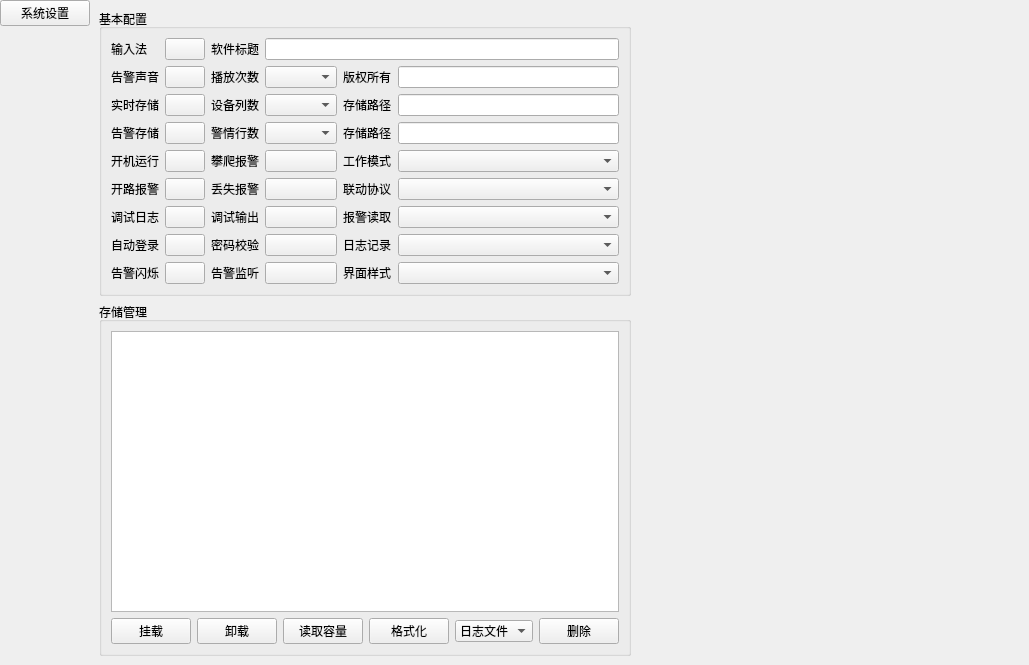
<?xml version="1.0" encoding="UTF-8"?>
<ui version="4.0">
 <class>frmConfig</class>
 <widget class="QWidget" name="frmConfig">
  <property name="geometry">
   <rect>
    <x>0</x>
    <y>0</y>
    <width>1029</width>
    <height>665</height>
   </rect>
  </property>
  <property name="windowTitle">
   <string>Form</string>
  </property>
  <layout class="QHBoxLayout" name="horizontalLayout_2">
   <property name="spacing">
    <number>0</number>
   </property>
   <property name="leftMargin">
    <number>0</number>
   </property>
   <property name="topMargin">
    <number>0</number>
   </property>
   <property name="rightMargin">
    <number>0</number>
   </property>
   <property name="bottomMargin">
    <number>0</number>
   </property>
   <item>
    <widget class="QWidget" name="widget_left" native="true">
     <property name="minimumSize">
      <size>
       <width>90</width>
       <height>0</height>
      </size>
     </property>
     <property name="maximumSize">
      <size>
       <width>90</width>
       <height>16777215</height>
      </size>
     </property>
     <layout class="QVBoxLayout" name="verticalLayout_4">
      <property name="spacing">
       <number>0</number>
      </property>
      <property name="leftMargin">
       <number>0</number>
      </property>
      <property name="topMargin">
       <number>0</number>
      </property>
      <property name="rightMargin">
       <number>0</number>
      </property>
      <property name="bottomMargin">
       <number>0</number>
      </property>
      <item>
       <widget class="QPushButton" name="btnConfig">
        <property name="text">
         <string>系统设置</string>
        </property>
       </widget>
      </item>
      <item>
       <spacer name="verticalSpacer">
        <property name="orientation">
         <enum>Qt::Vertical</enum>
        </property>
        <property name="sizeHint" stdset="0">
         <size>
          <width>20</width>
          <height>40</height>
         </size>
        </property>
       </spacer>
      </item>
     </layout>
    </widget>
   </item>
   <item>
    <widget class="QStackedWidget" name="stackedWidget">
     <property name="currentIndex">
      <number>0</number>
     </property>
     <widget class="QWidget" name="pageConfig">
      <layout class="QGridLayout" name="gridLayout">
       <item row="0" column="0">
        <widget class="QGroupBox" name="gboxBase">
         <property name="sizePolicy">
          <sizepolicy hsizetype="Preferred" vsizetype="Fixed">
           <horstretch>0</horstretch>
           <verstretch>0</verstretch>
          </sizepolicy>
         </property>
         <property name="minimumSize">
          <size>
           <width>450</width>
           <height>0</height>
          </size>
         </property>
         <property name="styleSheet">
          <string notr="true"/>
         </property>
         <property name="title">
          <string>基本配置</string>
         </property>
         <layout class="QGridLayout" name="gridLayout_4">
          <item row="2" column="5">
           <widget class="QLineEdit" name="txtIPCNormalSavePath"/>
          </item>
          <item row="2" column="0">
           <widget class="QLabel" name="labIPCNormalSave">
            <property name="text">
             <string>实时存储</string>
            </property>
           </widget>
          </item>
          <item row="4" column="5">
           <widget class="QComboBox" name="cboxWorkMode"/>
          </item>
          <item row="8" column="4">
           <widget class="QLabel" name="labStyleName">
            <property name="text">
             <string>界面样式</string>
            </property>
           </widget>
          </item>
          <item row="4" column="3">
           <widget class="SwitchButton" name="btnUseDragAlarm">
            <property name="text">
             <string/>
            </property>
           </widget>
          </item>
          <item row="6" column="1">
           <widget class="SwitchButton" name="btnSaveLog">
            <property name="text">
             <string/>
            </property>
           </widget>
          </item>
          <item row="2" column="2">
           <widget class="QLabel" name="labDeviceColumn">
            <property name="text">
             <string>设备列数</string>
            </property>
           </widget>
          </item>
          <item row="1" column="3">
           <widget class="QComboBox" name="cboxPlayCount"/>
          </item>
          <item row="1" column="2">
           <widget class="QLabel" name="labPlayCount">
            <property name="text">
             <string>播放次数</string>
            </property>
           </widget>
          </item>
          <item row="8" column="3">
           <widget class="SwitchButton" name="btnListenAlarm">
            <property name="text">
             <string/>
            </property>
           </widget>
          </item>
          <item row="4" column="4">
           <widget class="QLabel" name="labWorkMode">
            <property name="text">
             <string>工作模式</string>
            </property>
           </widget>
          </item>
          <item row="8" column="2">
           <widget class="QLabel" name="labListenAlarm">
            <property name="text">
             <string>告警监听</string>
            </property>
           </widget>
          </item>
          <item row="6" column="0">
           <widget class="QLabel" name="labSaveLog">
            <property name="text">
             <string>调试日志</string>
            </property>
           </widget>
          </item>
          <item row="7" column="2">
           <widget class="QLabel" name="labUsePwd">
            <property name="text">
             <string>密码校验</string>
            </property>
           </widget>
          </item>
          <item row="6" column="3">
           <widget class="SwitchButton" name="btnDebugOut">
            <property name="text">
             <string/>
            </property>
           </widget>
          </item>
          <item row="1" column="4">
           <widget class="QLabel" name="labAuthor">
            <property name="text">
             <string>版权所有</string>
            </property>
           </widget>
          </item>
          <item row="7" column="0">
           <widget class="QLabel" name="labAutoLogin">
            <property name="text">
             <string>自动登录</string>
            </property>
           </widget>
          </item>
          <item row="0" column="3" colspan="3">
           <widget class="QLineEdit" name="txtTitle"/>
          </item>
          <item row="0" column="0">
           <widget class="QLabel" name="labUseInput">
            <property name="text">
             <string>输入法</string>
            </property>
           </widget>
          </item>
          <item row="7" column="1">
           <widget class="SwitchButton" name="btnAutoLogin">
            <property name="text">
             <string/>
            </property>
           </widget>
          </item>
          <item row="2" column="3">
           <widget class="QComboBox" name="cboxDeviceColumn"/>
          </item>
          <item row="2" column="1">
           <widget class="SwitchButton" name="btnIPCNormalSave">
            <property name="text">
             <string/>
            </property>
           </widget>
          </item>
          <item row="3" column="3">
           <widget class="QComboBox" name="cboxMsgCount"/>
          </item>
          <item row="1" column="1">
           <widget class="SwitchButton" name="btnPlayAlarmSound">
            <property name="text">
             <string/>
            </property>
           </widget>
          </item>
          <item row="1" column="5">
           <widget class="QLineEdit" name="txtAuthor">
            <property name="readOnly">
             <bool>false</bool>
            </property>
           </widget>
          </item>
          <item row="2" column="4">
           <widget class="QLabel" name="labIPCNormalSavePath">
            <property name="text">
             <string>存储路径</string>
            </property>
           </widget>
          </item>
          <item row="0" column="2">
           <widget class="QLabel" name="labTitle">
            <property name="text">
             <string>软件标题</string>
            </property>
           </widget>
          </item>
          <item row="3" column="4">
           <widget class="QLabel" name="labIPCAlarmSavePath">
            <property name="text">
             <string>存储路径</string>
            </property>
           </widget>
          </item>
          <item row="8" column="5">
           <widget class="QComboBox" name="cboxStyleName"/>
          </item>
          <item row="3" column="2">
           <widget class="QLabel" name="labMsgCount">
            <property name="text">
             <string>警情行数</string>
            </property>
           </widget>
          </item>
          <item row="6" column="2">
           <widget class="QLabel" name="labDebugOut">
            <property name="text">
             <string>调试输出</string>
            </property>
           </widget>
          </item>
          <item row="4" column="0">
           <widget class="QLabel" name="labAutoRun">
            <property name="text">
             <string>开机运行</string>
            </property>
           </widget>
          </item>
          <item row="1" column="0">
           <widget class="QLabel" name="labPlayAlarmSound">
            <property name="text">
             <string>告警声音</string>
            </property>
           </widget>
          </item>
          <item row="4" column="1">
           <widget class="SwitchButton" name="btnAutoRun">
            <property name="text">
             <string/>
            </property>
           </widget>
          </item>
          <item row="8" column="1">
           <widget class="SwitchButton" name="btnAlarmChangeColor">
            <property name="text">
             <string/>
            </property>
           </widget>
          </item>
          <item row="3" column="5">
           <widget class="QLineEdit" name="txtIPCAlarmSavePath"/>
          </item>
          <item row="0" column="1">
           <widget class="SwitchButton" name="btnUseInput">
            <property name="text">
             <string/>
            </property>
           </widget>
          </item>
          <item row="8" column="0">
           <widget class="QLabel" name="labAlarmChangeColor">
            <property name="text">
             <string>告警闪烁</string>
            </property>
           </widget>
          </item>
          <item row="7" column="3">
           <widget class="SwitchButton" name="btnUsePwd">
            <property name="text">
             <string/>
            </property>
           </widget>
          </item>
          <item row="4" column="2">
           <widget class="QLabel" name="labUseDragAlarm">
            <property name="text">
             <string>攀爬报警</string>
            </property>
           </widget>
          </item>
          <item row="3" column="0">
           <widget class="QLabel" name="labIPCAlarmSave">
            <property name="text">
             <string>告警存储</string>
            </property>
           </widget>
          </item>
          <item row="3" column="1">
           <widget class="SwitchButton" name="btnIPCAlarmSave">
            <property name="text">
             <string/>
            </property>
           </widget>
          </item>
          <item row="5" column="0">
           <widget class="QLabel" name="labUseOpenAlarm">
            <property name="text">
             <string>开路报警</string>
            </property>
           </widget>
          </item>
          <item row="5" column="1">
           <widget class="SwitchButton" name="btnUseOpenAlarm">
            <property name="text">
             <string/>
            </property>
           </widget>
          </item>
          <item row="5" column="3">
           <widget class="SwitchButton" name="btnUseMissAlarm">
            <property name="text">
             <string/>
            </property>
           </widget>
          </item>
          <item row="5" column="2">
           <widget class="QLabel" name="labUseMissAlarm">
            <property name="text">
             <string>丢失报警</string>
            </property>
           </widget>
          </item>
          <item row="5" column="4">
           <widget class="QLabel" name="labMapLinkType">
            <property name="text">
             <string>联动协议</string>
            </property>
           </widget>
          </item>
          <item row="5" column="5">
           <widget class="QComboBox" name="cboxMapLinkType"/>
          </item>
          <item row="7" column="4">
           <widget class="QLabel" name="labLogMaxCount">
            <property name="text">
             <string>日志记录</string>
            </property>
           </widget>
          </item>
          <item row="7" column="5">
           <widget class="QComboBox" name="cboxLogMaxCount"/>
          </item>
          <item row="6" column="4">
           <widget class="QLabel" name="labAlarmLinkType">
            <property name="text">
             <string>报警读取</string>
            </property>
           </widget>
          </item>
          <item row="6" column="5">
           <widget class="QComboBox" name="cboxAlarmLinkType"/>
          </item>
         </layout>
        </widget>
       </item>
       <item row="0" column="1">
        <spacer name="horizontalSpacer">
         <property name="orientation">
          <enum>Qt::Horizontal</enum>
         </property>
         <property name="sizeHint" stdset="0">
          <size>
           <width>406</width>
           <height>20</height>
          </size>
         </property>
        </spacer>
       </item>
       <item row="1" column="0">
        <widget class="QGroupBox" name="gboxSaveConfig">
         <property name="title">
          <string>存储管理</string>
         </property>
         <layout class="QGridLayout" name="gridLayout_6">
          <item row="1" column="5">
           <widget class="QPushButton" name="btnDeleteDir">
            <property name="text">
             <string>删除</string>
            </property>
           </widget>
          </item>
          <item row="1" column="4">
           <widget class="QComboBox" name="cboxDeleteDir">
            <item>
             <property name="text">
              <string>日志文件</string>
             </property>
            </item>
            <item>
             <property name="text">
              <string>告警图像</string>
             </property>
            </item>
            <item>
             <property name="text">
              <string>运行图像</string>
             </property>
            </item>
            <item>
             <property name="text">
              <string>抓拍图像</string>
             </property>
            </item>
            <item>
             <property name="text">
              <string>截图文件</string>
             </property>
            </item>
           </widget>
          </item>
          <item row="1" column="2">
           <widget class="QPushButton" name="btnReadSize">
            <property name="text">
             <string>读取容量</string>
            </property>
           </widget>
          </item>
          <item row="1" column="3">
           <widget class="QPushButton" name="btnFormat">
            <property name="text">
             <string>格式化</string>
            </property>
           </widget>
          </item>
          <item row="0" column="0" colspan="6">
           <widget class="DeviceSizeTable" name="tableDeviceSize">
            <property name="sizePolicy">
             <sizepolicy hsizetype="Expanding" vsizetype="Ignored">
              <horstretch>0</horstretch>
              <verstretch>0</verstretch>
             </sizepolicy>
            </property>
           </widget>
          </item>
          <item row="1" column="0">
           <widget class="QPushButton" name="btnMountDev">
            <property name="text">
             <string>挂载</string>
            </property>
           </widget>
          </item>
          <item row="1" column="1">
           <widget class="QPushButton" name="btnUmountDev">
            <property name="text">
             <string>卸载</string>
            </property>
           </widget>
          </item>
         </layout>
        </widget>
       </item>
      </layout>
     </widget>
    </widget>
   </item>
  </layout>
 </widget>
 <customwidgets>
  <customwidget>
   <class>SwitchButton</class>
   <extends>QPushButton</extends>
   <header location="global">usercontrol/switchbutton.h</header>
  </customwidget>
  <customwidget>
   <class>DeviceSizeTable</class>
   <extends>QTableWidget</extends>
   <header>usercontrol/devicesizetable.h</header>
  </customwidget>
 </customwidgets>
 <resources/>
 <connections/>
</ui>
